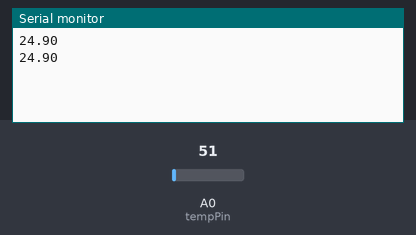
Recording of a sketch running on a simulated Arduino Uno, built with avr-gcc and run on an emulated ATmega328P. Parts: the last lines printed to the serial monitor. Inputs (shaded band) come from the test bench; at power-on: A0 (tempPin) = 51.

Above: at 1.8 s.
1.9 s: A0 (tempPin) set to 61
At 2.3 s:
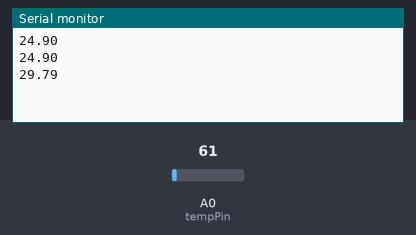
3.4 s: A0 (tempPin) set to 71
At 4.8 s:
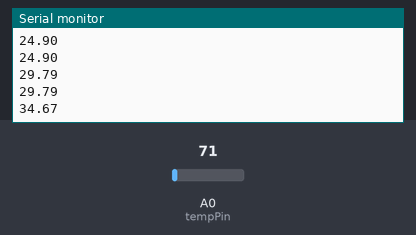
Timing chart, 0 to 6.4 s (numbered marks = the images above; inputs shaded):
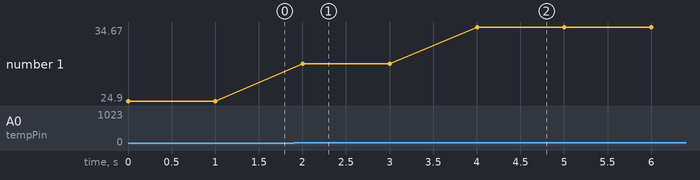

The sketch:

temperature.ino
```cpp
int val;
int tempPin = 0;


void setup()
{
Serial.begin(9600);
}

void loop()
{
val = analogRead(tempPin);
float mv = ( val/1024.0)*5000;
float cel = mv/10;
if(cel>=22.00){
Serial.println(cel);
}
delay(1000);
}
```

Measured:
- after the input at 1.9 s, the serial monitor: prints a new line after 0.10 s (image 1)
- after the input at 3.4 s, the serial monitor: prints a new line after 0.60 s (image 2)
- plotted number 1: 24.9 → 29.79 after the input at 1.9 s, 29.79 → 34.67 after the input at 3.4 s
